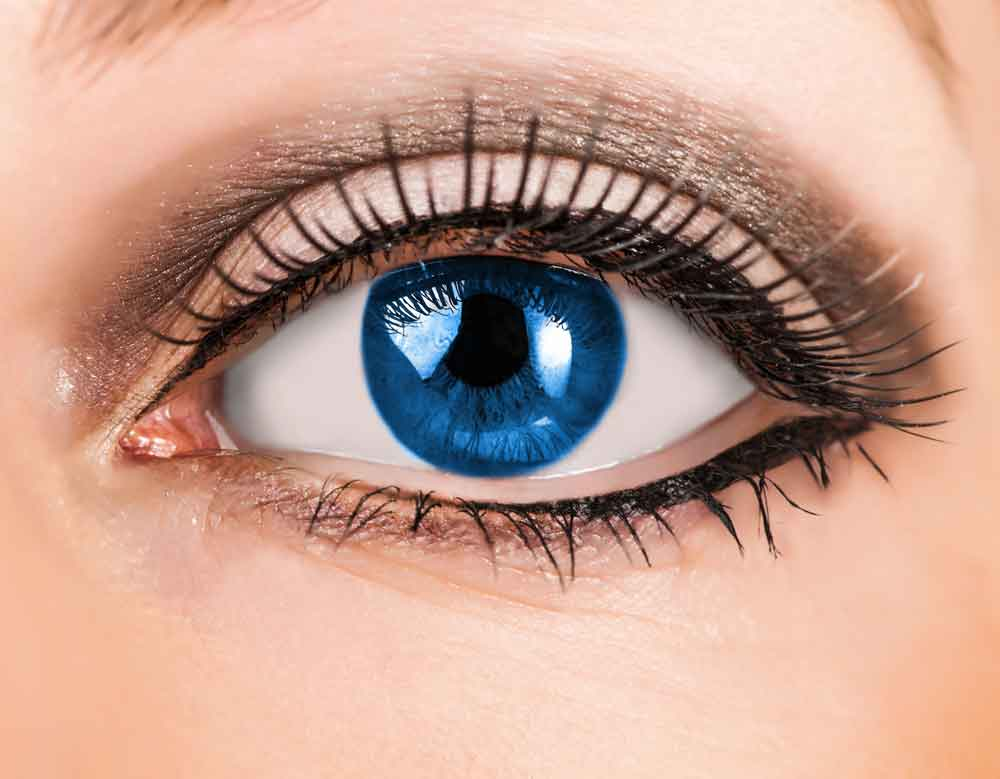
//> input picture Data/Eye.jpg, 1000 x 779 px
$ ./sobelOpencv ../../Data/Eye.jpg   (built with g++ and OpenCV 4)
//> lines starting //> are read from the running program, lines starting //| are printed output that depends on the picture
#include <opencv2/opencv.hpp>
#include <iostream>

using namespace cv;
using namespace std;

int main(int argc, char **argv){
    if(argc < 2){
        cerr <<"Send image"<< endl;
        return EXIT_FAILURE;
    }

    Mat image = imread(argv[1], IMREAD_GRAYSCALE);
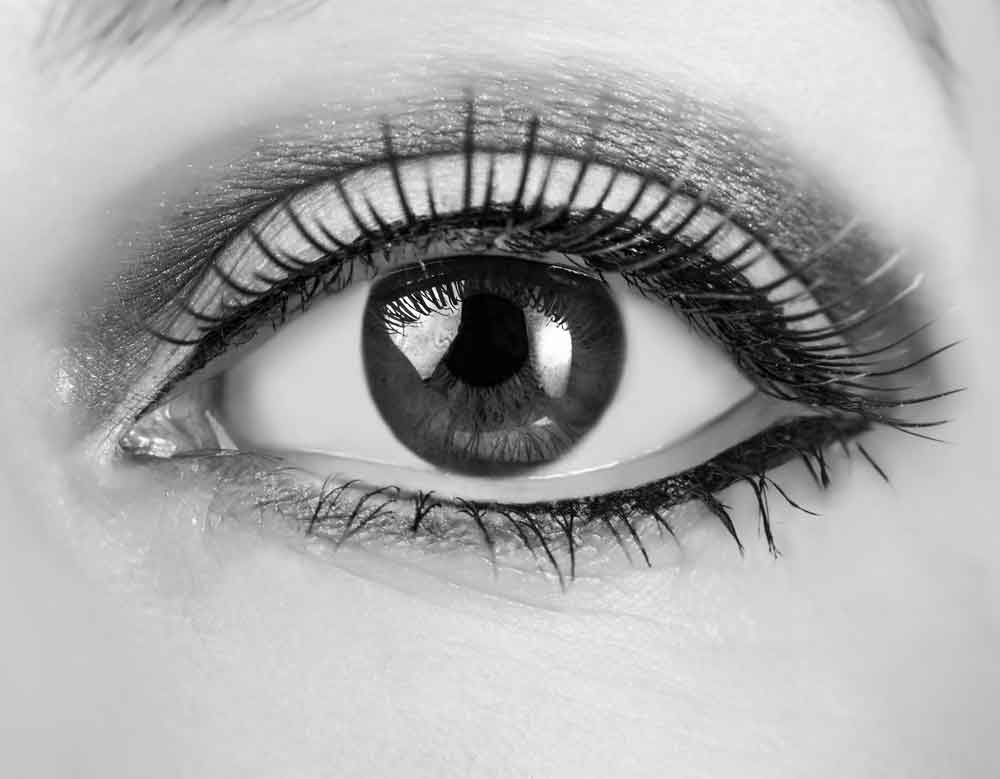
//> image: 779 rows x 1000 cols, CV_8UC1; min 0, max 255, mean 169
    if (image.empty()) {
        cerr <<"Fail to load image"<< endl;
        return EXIT_FAILURE;
    }

    int dx = 1, dy = 1, mask = 3;

    Mat grad_x, grad_y, grad;
    Sobel(image, grad_x, CV_16S, dx, 0, mask);
    Sobel(image, grad_y, CV_16S, 0, dy, mask);
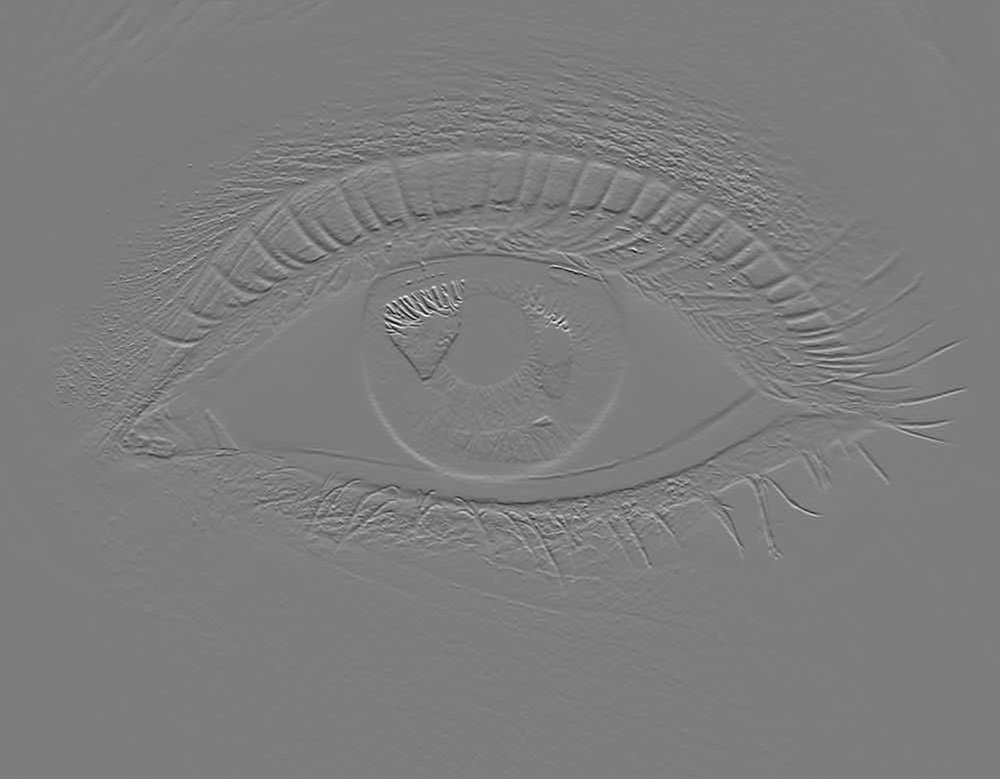
//> grad_y: 779 rows x 1000 cols, CV_16SC1; min -864, max 888, mean 0; drawn with min black and max white

    convertScaleAbs(grad_x, grad_x);
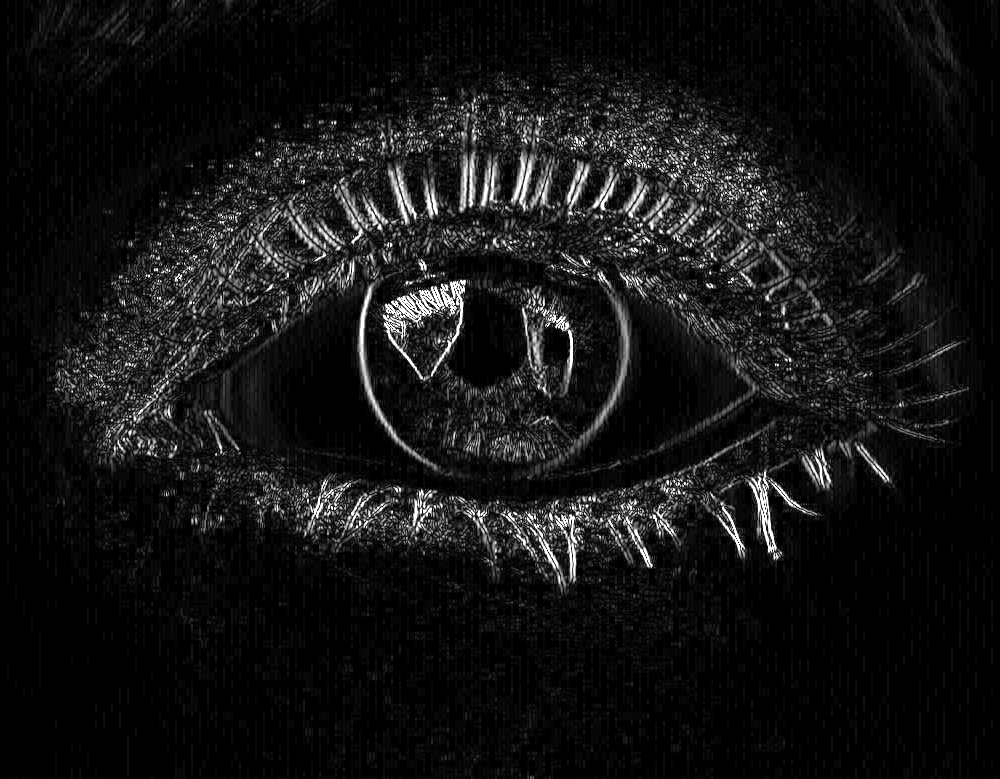
//> grad_x: 779 rows x 1000 cols, CV_8UC1; min 0, max 255, mean 20.2
    convertScaleAbs(grad_y, grad_y);
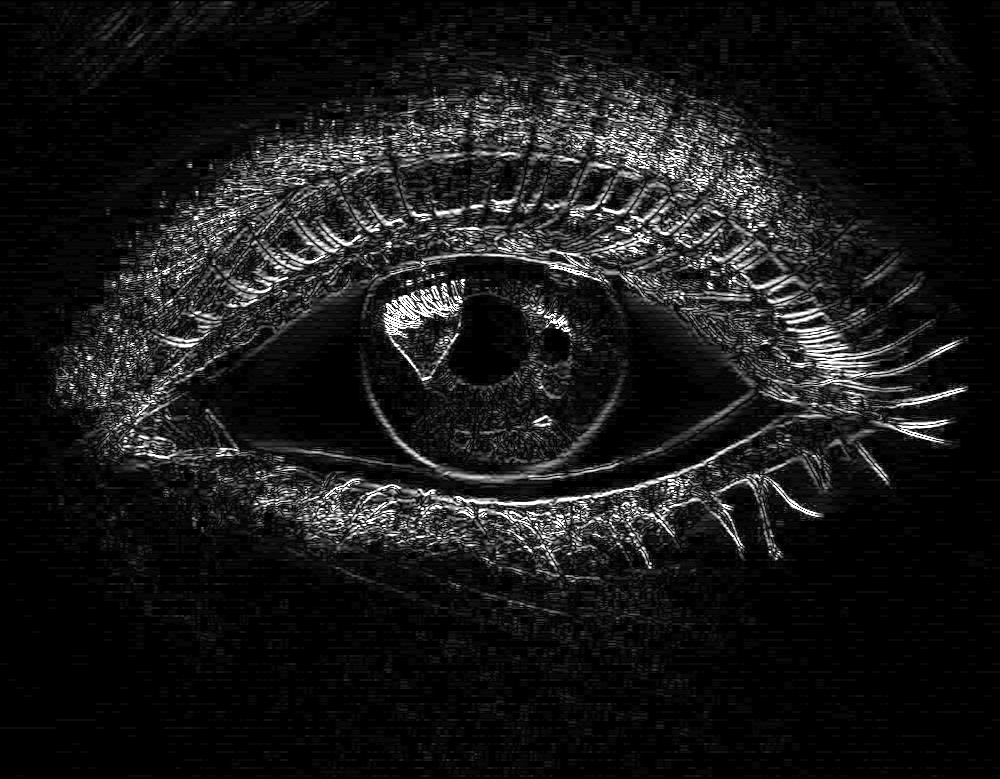
//> grad_y: 779 rows x 1000 cols, CV_8UC1; min 0, max 255, mean 25

    addWeighted(grad_x, 0.5, grad_y, 0.5, 0, grad);
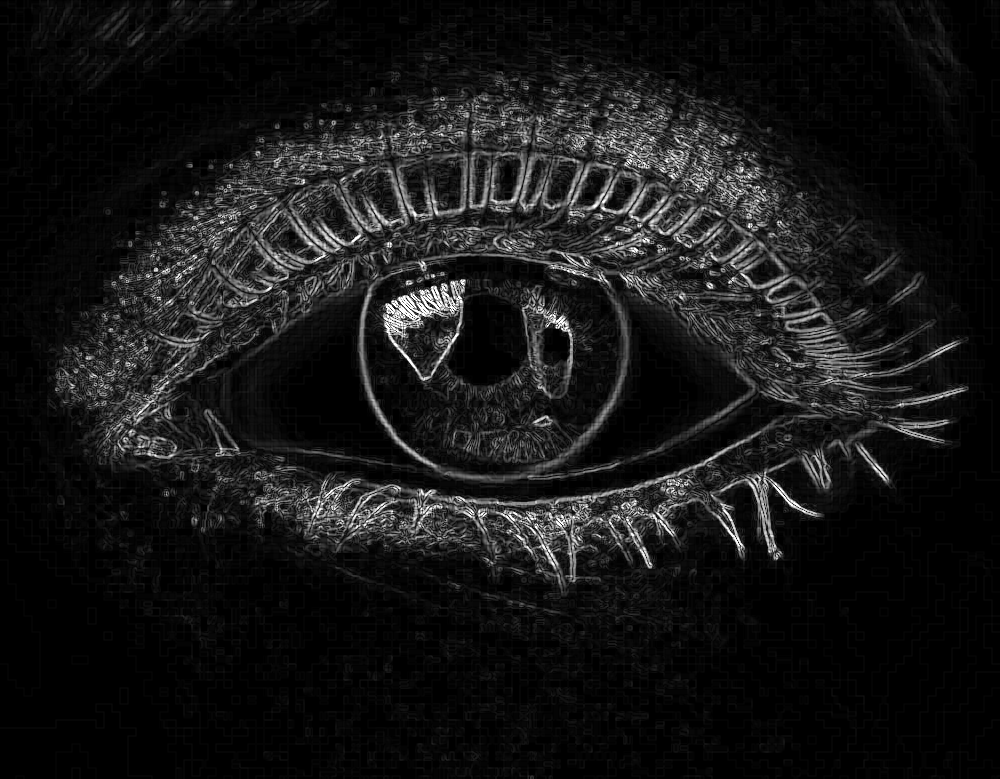
//> grad: 779 rows x 1000 cols, CV_8UC1; min 0, max 255, mean 22.6

    imshow("Original", image);
    imshow("Gradient Magnitude", grad);

    imwrite("Sobel.jpg", grad);

    waitKey(0);
    return EXIT_SUCCESS;
}
